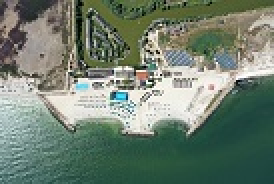
#> input picture data/Gura_Portitei_Scara_0025.jpg, 137 x 92 px (shown 2 times larger); its folder holds only this picture in this run
$ python edge_detection.py
#> lines starting #> are read from the running program, lines starting #| are printed output that depends on the picture
#> further down, img is the input picture: shape (92, 137, 3); mean R, G, B 112.1, 127.5, 112.4
### src/helpers.py
import numpy as np


def rgb2gray(rgb):
    return np.dot(rgb[..., :3], [0.2989, 0.5870, 0.1140])
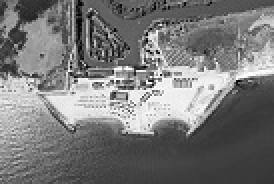
#> returned value: shape (92, 137) float64 (shown 2 times larger); min 0.228, max 254.5, mean 121.2

### src/edge_detection.py
from scipy import ndimage
import numpy as np
import matplotlib.pyplot as plt
from helpers import rgb2gray
import os


# Apply Sobel Filter using the convolution operation Note that in this case I have used the filter to have a maximum
# magnitude of 2, but it can also be changed to other numbers for aggressive edge extraction For eg
# [-1,0,1], [-5,0,5], [-1,0,1]

def SobelFilter(image: np.ndarray, direction: str) -> np.ndarray:
#> called with direction = 'x'
    if direction == 'x':
        gx = np.array([[-1, 0, +1], [-2, 0, +2], [-1, 0, +1]])
        res = ndimage.convolve(image, gx)
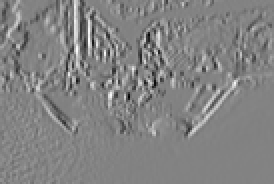
#> res: shape (92, 137) float64 (shown 2 times larger); min -740.5, max 705.1, mean 1.7; drawn with min black and max white
        return res
    if direction == 'y':
        gy = np.array([[-1, -2, -1], [0, 0, 0], [+1, +2, +1]])
        res = ndimage.convolve(image, gy)
        return res


# Normalize the pixel array, so that values are <= 1
def Normalize(image: np.ndarray) -> np.ndarray:
    # img = np.multiply(img, 255 / np.max(img))
    image = image / np.max(image)
    return image


# Double threshold Hysteresis. Note that I have used a very slow iterative approach for ease of understanding,
# a faster implementation using recursion can be done instead This recursive approach would recurse through every
# strong edge and find all connected weak edges

def DoThreshHyst(image: np.ndarray, ht: float = 0.2, lt: float = 0.15) -> np.ndarray:
#> called with ht = 0.2, lt = 0.15
    high_threshold_ratio = ht
    low_threshold_ratio = lt

    g_sup = np.copy(image)

    h = int(g_sup.shape[0])
#> h = 92
    w = int(g_sup.shape[1])
#> w = 137

    high_threshold = np.max(g_sup) * high_threshold_ratio
#> high_threshold = 0.2
    low_threshold = high_threshold * low_threshold_ratio
#> low_threshold = 0.03

    x = 0.1
    old_x = 0

    # The while loop is used so that the loop will keep executing till the number of strong edges do not change,
    # i.e all weak edges connected to strong edges have been found
    while old_x != x:
        old_x = x
        for i in range(1, h - 1):
            for j in range(1, w - 1):
                if g_sup[i, j] > high_threshold:
                    g_sup[i, j] = 1
                elif g_sup[i, j] < low_threshold:
                    g_sup[i, j] = 0
                else:
                    if ((g_sup[i - 1, j - 1] > high_threshold) or
                            (g_sup[i - 1, j] > high_threshold) or
                            (g_sup[i - 1, j + 1] > high_threshold) or
                            (g_sup[i, j - 1] > high_threshold) or
                            (g_sup[i, j + 1] > high_threshold) or
                            (g_sup[i + 1, j - 1] > high_threshold) or
                            (g_sup[i + 1, j] > high_threshold) or
                            (g_sup[i + 1, j + 1] > high_threshold)):
                        g_sup[i, j] = 1

        x = np.sum(g_sup == 1)
#> this loop made 10 passes
#> (old_x, x) on passes 2 to 10: (2260, 2431), (2431, 2511), (2511, 2591), (2591, 2643), (2643, 2664), (2664, 2673), (2673, 2675), (2675, 2676), (2676, 2676)
#> x on pass 1: 2260
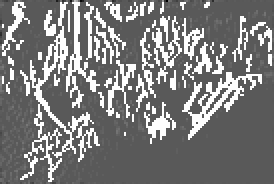
#> g_sup: shape (92, 137) float64 (shown 2 times larger); min -0.539, max 1, mean 0.217; drawn with min black and max white

    # This is done to remove/clean all the weak edges which are not connected to strong
    # edges
    g_sup = (g_sup == 1) * g_sup
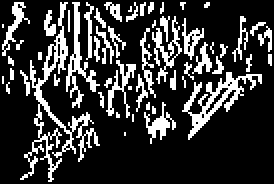
#> g_sup: shape (92, 137) float64 (shown 2 times larger); values 0 (black) and 1 (white), 21.2% white in thin lines or dots

    return g_sup


if __name__ == '__main__':
    for file in os.listdir("../data/"):
        if "Gura_Portitei_Scara" in file:
            # Read image
            img = plt.imread("../data/{}".format(file))
            # Convert to grayscale
            img = rgb2gray(img)
            _img = SobelFilter(image=img, direction='x')
            # Normalize
            _img = Normalize(_img)
            # Double threshold hysteresis
            _img = DoThreshHyst(_img)
            plt.imsave("../data/{}_edges.jpg".format(file), _img)
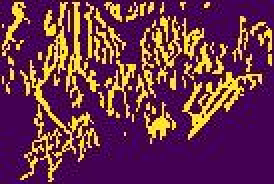
#> saved as Gura_Portitei_Scara_0025.jpg_edges.jpg: shape (92, 137, 3) (shown 2 times larger); mean R, G, B 106.6, 50.2, 75.8
